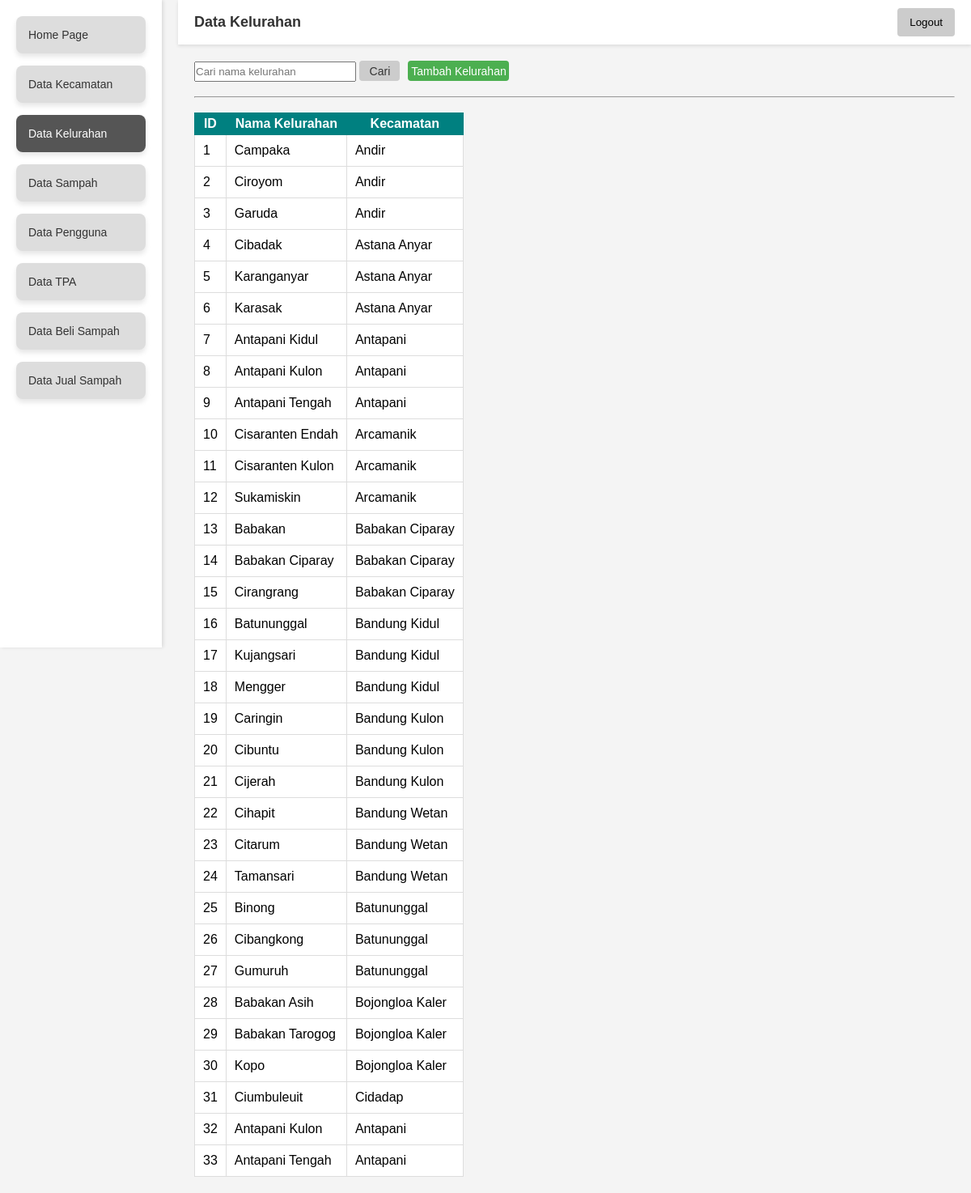
Page /kelurahan (signed in) on the committed database.
### tables this page shows
CREATE TABLE Kelurahan (id INTEGER PRIMARY KEY AUTOINCREMENT NOT NULL, nama TEXT, id_kecamatan INTEGER REFERENCES Kecamatan (id));

CREATE TABLE Kecamatan (id INTEGER PRIMARY KEY AUTOINCREMENT NOT NULL, nama TEXT);

### main.py (the view)
@app.route('/kelurahan', methods=['GET'])
def kelurahan():
    conn = get_db_connection()
    cursor = conn.cursor()
    if(request.args):
        nama_kelurahan = request.args.get('nama_kelurahan')
        print(nama_kelurahan)
        cursor.execute("SELECT * FROM kelurahanJoinKecamatan WHERE LOWER(nama_kelurahan) LIKE LOWER(?)", (f"%{nama_kelurahan}%",))
        kelurahan_data = cursor.fetchall()
        conn.close()
    else:
        cursor.execute("SELECT * FROM kelurahanJoinKecamatan")
        kelurahan_data = cursor.fetchall()
        conn.close()
    return render_template('admin/kelurahan-admin.html', kelurahan=kelurahan_data)

### main.py (called while the page is built)
def get_db_connection():
    conn = sqlite3.connect('database/database.db')
    conn.row_factory = sqlite3.Row
    return conn

@app.before_request
def require_login():
    allowed_routes = ['login', 'register', 'static']
    if 'nama' not in session and request.endpoint not in allowed_routes:
        return redirect(url_for('login'))

### templates/admin/kelurahan-admin.html (shortened to what this page needs)
<!DOCTYPE html>
<html lang="en">
<head>
  <link rel="stylesheet" href="{{ url_for('static', filename='css/admin/style-kelurahan-admin.css') }}">
</head>
<body>
  <div class="container">
    <header>
      <h1>Data Kelurahan</h1>
      {% include 'admin/logoutFragment.html' %}
    </header>
    {% include 'admin/sidebarFragment.html' %}
    <main>
      <div class="search-bar">
        <form method="get">
          <input type="text" id="search" name="nama_kelurahan" placeholder="Cari nama kelurahan">
          <button type="submit" id="search-button"> Cari</button>
        </form>
        <button id="add-button" onclick="window.location.href='tambah_kelurahan';">Tambah Kelurahan</button>
      </div>
      <br><hr><br>
      <table>
          <tr>
              <th>ID</th>
              <th>Nama Kelurahan</th>
              <th>Kecamatan</th>
          </tr>
          {% for item in kelurahan %}
          <tr>
              <td>{{ item.id_kelurahan }}</td>
              <td>{{ item.nama_kelurahan }}</td>
              <td>{{item.nama_kecamatan}}</td>
          </tr>
          {% endfor %}
      </table>
    </main>
  </div>
</body>
</html>

### static/css/admin/style-kelurahan-admin.css (style rules this page uses)
table { border: 1px solid teal; border-collapse: collapse; background-color: white; }
td, tr { border: 1px solid #ddd; padding: 10px; }
th { padding: 4px; border: 1px solid teal; text-align: center; background: teal; color: white; }
* { margin: 0; padding: 0; box-sizing: border-box; }
body { font-family: Arial, sans-serif; background-color: #f4f4f4; }
.container { display: flex; flex-direction: column; height: 100vh; }
header { display: flex; justify-content: space-between; align-items: center; background-color: #fff; padding: 10px 20px; box-shadow: 0 2px 4px rgba(0, 0, 0, 0.1); margin-left: 220px; }
header h1 { font-size: 18px; color: #333; }
.search-bar { display: flex; gap: 10px; }
main { margin-left: 220px; padding: 20px; flex: 1; }
#search { width: 200px; height: 25px; }
#search-button { width: 50px; background-color: #ccc; color: #333; height: 25px; }
#add-button { width: 50px; height: 25px; padding: 1px; }
#search-button, #add-button { padding: 1px 1px; border: none; border-radius: 4px; cursor: pointer; font-size: 14px; }
#add-button { width: 125px; background-color: #4caf50; color: #fff; }

### rows in the picture
Kelurahan: id_kelurahan "1", nama_kelurahan "Campaka", nama_kecamatan "Andir"
Kelurahan: id_kelurahan "2", nama_kelurahan "Ciroyom", nama_kecamatan "Andir"
Kelurahan: id_kelurahan "3", nama_kelurahan "Garuda", nama_kecamatan "Andir"
Kelurahan: id_kelurahan "4", nama_kelurahan "Cibadak", nama_kecamatan "Astana Anyar"
Kelurahan: id_kelurahan "5", nama_kelurahan "Karanganyar", nama_kecamatan "Astana Anyar"
Kelurahan: id_kelurahan "6", nama_kelurahan "Karasak", nama_kecamatan "Astana Anyar"
Kelurahan: id_kelurahan "7", nama_kelurahan "Antapani Kidul", nama_kecamatan "Antapani"
Kelurahan: id_kelurahan "8", nama_kelurahan "Antapani Kulon", nama_kecamatan "Antapani"
Kelurahan: id_kelurahan "9", nama_kelurahan "Antapani Tengah", nama_kecamatan "Antapani"
Kelurahan: id_kelurahan "10", nama_kelurahan "Cisaranten Endah", nama_kecamatan "Arcamanik"
Kelurahan: id_kelurahan "11", nama_kelurahan "Cisaranten Kulon", nama_kecamatan "Arcamanik"
Kelurahan: id_kelurahan "12", nama_kelurahan "Sukamiskin", nama_kecamatan "Arcamanik"
Kelurahan: id_kelurahan "13", nama_kelurahan "Babakan", nama_kecamatan "Babakan Ciparay"
Kelurahan: id_kelurahan "14", nama_kelurahan "Babakan Ciparay", nama_kecamatan "Babakan Ciparay"
Kelurahan: id_kelurahan "15", nama_kelurahan "Cirangrang", nama_kecamatan "Babakan Ciparay"
Kelurahan: id_kelurahan "16", nama_kelurahan "Batununggal", nama_kecamatan "Bandung Kidul"
Kelurahan: id_kelurahan "17", nama_kelurahan "Kujangsari", nama_kecamatan "Bandung Kidul"
Kelurahan: id_kelurahan "18", nama_kelurahan "Mengger", nama_kecamatan "Bandung Kidul"
Kelurahan: id_kelurahan "19", nama_kelurahan "Caringin", nama_kecamatan "Bandung Kulon"
Kelurahan: id_kelurahan "20", nama_kelurahan "Cibuntu", nama_kecamatan "Bandung Kulon"
Kelurahan: id_kelurahan "21", nama_kelurahan "Cijerah", nama_kecamatan "Bandung Kulon"
Kelurahan: id_kelurahan "22", nama_kelurahan "Cihapit", nama_kecamatan "Bandung Wetan"
Kelurahan: id_kelurahan "23", nama_kelurahan "Citarum", nama_kecamatan "Bandung Wetan"
Kelurahan: id_kelurahan "24", nama_kelurahan "Tamansari", nama_kecamatan "Bandung Wetan"
Kelurahan: id_kelurahan "25", nama_kelurahan "Binong", nama_kecamatan "Batununggal"
Kelurahan: id_kelurahan "26", nama_kelurahan "Cibangkong", nama_kecamatan "Batununggal"
Kelurahan: id_kelurahan "27", nama_kelurahan "Gumuruh", nama_kecamatan "Batununggal"
Kelurahan: id_kelurahan "28", nama_kelurahan "Babakan Asih", nama_kecamatan "Bojongloa Kaler"
Kelurahan: id_kelurahan "29", nama_kelurahan "Babakan Tarogog", nama_kecamatan "Bojongloa Kaler"
Kelurahan: id_kelurahan "30", nama_kelurahan "Kopo", nama_kecamatan "Bojongloa Kaler"
Kelurahan: id_kelurahan "31", nama_kelurahan "Ciumbuleuit", nama_kecamatan "Cidadap"
Kelurahan: id_kelurahan "32", nama_kelurahan "Antapani Kulon", nama_kecamatan "Antapani"
Kelurahan: id_kelurahan "33", nama_kelurahan "Antapani Tengah", nama_kecamatan "Antapani"
